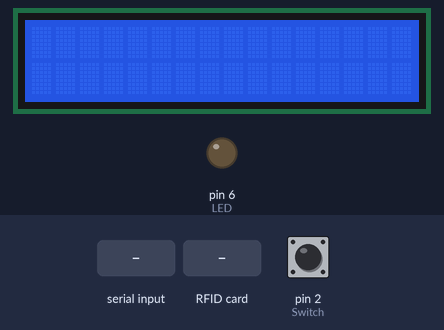
Simulated run of this sketch. Board: Arduino Uno, built with avr-gcc and run on an emulated ATmega328P. Parts: 16×2 character LCD, output pins drawn as LEDs (lit = HIGH). The test bench sets the inputs (shaded band); at power-on: pin 2 (Switch) HIGH. Pins used as bus, display or sensor lines are not drawn; what the sketch prints to the serial monitor is not drawn.

Above: at 1.3 s.
1.4 s: "n" received over the second serial link
At 2.5 s:
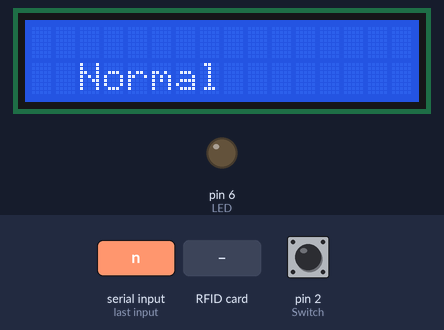
4.5 s: "w" received over the second serial link
At 5.5 s:
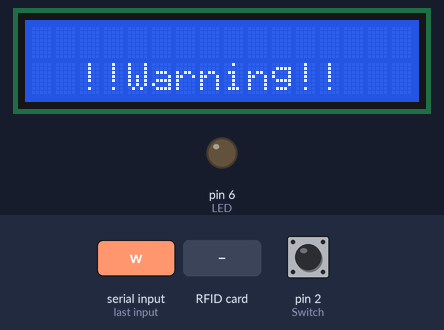
7.6 s: "m" received over the second serial link
At 8.6 s:
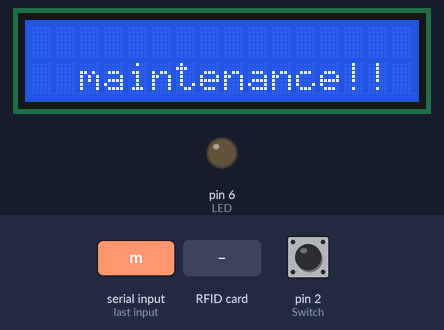
10.7 s: pin 2 (Switch) pulled LOW for 0.65 s
At 11.8 s:
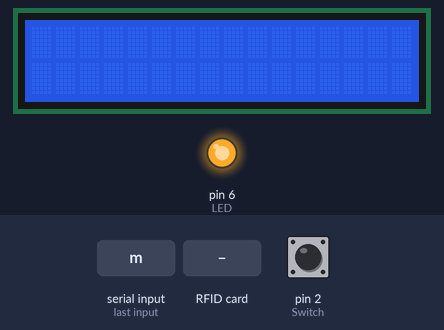
14.2 s: RFID card 5E 7A 19 C4 held to the reader
16.7 s: pin 2 (Switch) pulled LOW for 1 s
At 19.5 s:
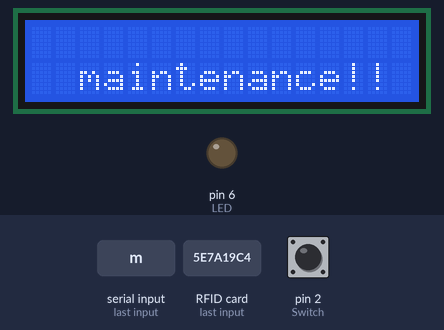
Timing chart, 0 to 21.0 s (numbered marks = the images above; inputs shaded):
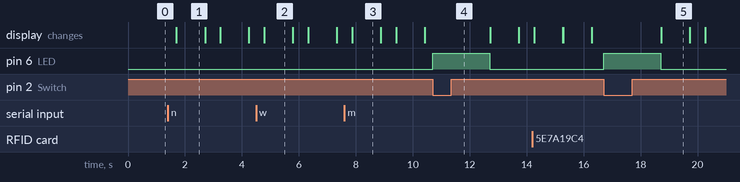

The sketch:

0126.test_Project___4.ino
```cpp
#include <MsTimer2.h>
#include <SoftwareSerial.h>     //SPI 통신
#include <MFRC522.h>            // RFID
#include <SPI.h>                // RFID
#include <LiquidCrystal_I2C.h>  //LCD
#include <Wire.h>               //LCD

#define SS_PIN 10  //RFID
#define RST_PIN 9

SoftwareSerial P_Serial(4, 5);

char data;                           //LCD 문자
LiquidCrystal_I2C lcd(0x27, 16, 2);  //LCD 문자
int Switch = 2;
int LED = 6;
int count = 0;

unsigned long pre_time = 0;
unsigned long cur_time = 0;

byte state = 1;  // timer interrupt

MFRC522 rfid(SS_PIN, RST_PIN);
MFRC522::MIFARE_Key key;

byte nuidPICC[4];  // RFID ID을 알아내기위한 배열 선언

void setup() {
  lcd.init();
  lcd.backlight();
  Serial.begin(9600);
  P_Serial.begin(9600);

  pinMode(Switch, INPUT);
  pinMode(LED, OUTPUT);
  attachInterrupt(digitalPinToInterrupt(Switch), isr, FALLING);

  SPI.begin();      // Init SPI bus
  rfid.PCD_Init();  // Init MFRC522
}

void isr()
{
  cur_time = millis(); // cur_time은 계속 카운트 되고있음
    if(cur_time - pre_time >= 100) // 연속으로 누르는것을 방지하기 위함
    {
      digitalWrite(LED, 1);
      while(count!=2000){
      delayMicroseconds(1000);
      count++;}
      count=0;

      digitalWrite(LED, 0);
      Serial.println("INTERRUPT");
      pre_time = cur_time;
    }
}

void loop() {

  //여기부터  LCD 제어/ 출력 관련
  if (P_Serial.available())  //만약 읽을 데이터가 있을 시
  {
    data = P_Serial.read();
    Serial.print("data in : ");
    Serial.println(data);
  }
  if (rfid.uid.uidByte[0] == 229 && rfid.uid.uidByte[1] == 114 && rfid.uid.uidByte[2] == 18 && rfid.uid.uidByte[3] == 173)
  {
    if (data == 'n') {data = 'm';Serial.println("data n -> m ");}
    else if (data == 'w') {data = 'n';Serial.println("data w -> n ");}
    else if (data == 'm') {data = 'n';Serial.println("data m -> n ");}

    for (int i = 0; i < 4; i++) rfid.uid.uidByte[i] = NULL;
  }

  if (data == 'n') {
    Serial.print("data out : ");
    Serial.println(data);
    P_Serial.write('n');
    lcd.setCursor(0, 1);
    lcd.print("  Normal  ");
    delay(1000);
    lcd.clear();
  }
  if (data == 'w') {
    Serial.print("data out : ");
    Serial.println(data);
    P_Serial.write('w');
    lcd.setCursor(0, 1);
    lcd.print("  !!Warning!!  ");
    delay(1000);
    lcd.clear();
  }
  if (data == 'm') {
    Serial.print("data out : ");
    Serial.println(data);
    P_Serial.write('m');
    lcd.setCursor(0, 1);
    lcd.print("  maintenance!!  ");
    delay(1000);
    lcd.clear();
  }

  // RFID 카드 아이디 알아내기
  if (!rfid.PICC_IsNewCardPresent() || !rfid.PICC_ReadCardSerial()) {
    delay(500);
    return;
  }
  Serial.print("Card UID: ");
  for (byte i = 0; i < 4; i++) {
    Serial.print(rfid.uid.uidByte[i]);
    Serial.print(" ");
  }
  Serial.println();
}
```

Measured:
- after the input at 1.4 s, the display: changes after 0.30 s (image 1)
- after the input at 4.5 s, the display: changes after 0.28 s (image 2)
- after the input at 7.6 s, the display: changes after 0.27 s (image 3)
- after the input at 10.7 s, pin 6 (LED): LOW → HIGH at once, → LOW 2.0 s later
- after the input at 16.7 s, pin 6 (LED): LOW → HIGH at once, → LOW 2.0 s later
- what the display in image 1 shows lasts 1.0 s, from 1.7 s to 2.7 s
